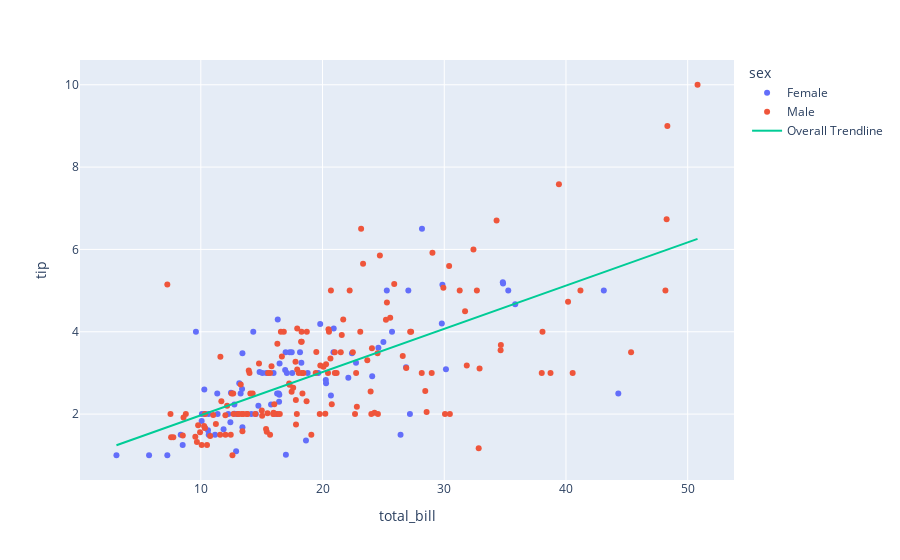

Notebook code for this chart:
### Code cell
df = px.data.tips()
fig = px.scatter(df, x="total_bill", y="tip", color="sex", trendline="ols",trendline_scope="overall")

fig.show()

### Figure 1 — Plotly figure (JSON) as saved in the notebook; plotly's stock layout.template omitted (floating-point values rounded to 4 significant figures; data arrays with more than 128 entries replaced by an {"elided": "..."} marker saying what was removed)
{"data": [{"hovertemplate": "sex=Female<br>total_bill=%{x}<br>tip=%{y}<extra></extra>", "legendgroup": "Female", "marker": {"color": "#636efa", "symbol": "circle"}, "mode": "markers", "name": "Female", "orientation": "v", "showlegend": true, "type": "scatter", "x": [16.99, 24.59, 35.26, 14.83, 10.33, 16.97, 20.29, 15.77, 19.65, 15.06, 20.69, 16.93, 10.29, 34.81, 26.41, 16.45, 3.07, 17.07, 26.86, 25.28, 14.73, 10.07, 34.83, 5.75, 16.32, 22.75, 11.35, 15.38, 44.3, 22.42, 20.92, 14.31, 7.25, 25.71, 17.31, 10.65, 12.43, 24.08, 13.42, 12.48, 29.8, 14.52, 11.38, 20.27, 11.17, 12.26, 18.26, 8.51, 10.33, 14.15, 13.16, 17.47, 27.05, 16.43, 8.35, 18.64, 11.87, 29.85, 25, 13.39, 16.21, 17.51, 10.59, 10.63, 9.6, 20.9, 18.15, 19.81, 43.11, 13, 12.74, 13, 16.4, 16.47, 12.76, 13.27, 28.17, 12.9, 30.14, 13.42, 15.98, 16.27, 10.09, 22.12, 35.83, 27.18, 18.78], "xaxis": "x", "y": [1.01, 3.61, 5, 3.02, 1.67, 3.5, 2.75, 2.23, 3, 3, 2.45, 3.07, 2.6, 5.2, 1.5, 2.47, 1, 3, 3.14, 5, 2.2, 1.83, 5.17, 1, 4.3, 3.25, 2.5, 3, 2.5, 3.48, 4.08, 4, 1, 4, 3.5, 1.5, 1.8, 2.92, 1.68, 2.52, 4.2, 2, 2, 2.83, 1.5, 2, 3.25, 1.25, 2, 2, 2.75, 3.5, 5, 2.3, 1.5, 1.36, 1.63, 5.14, 3.75, 2.61, 2, 3, 1.61, 2, 4, 3.5, 3.5, 4.19, 5, 2, 2.01, 2, 2.5, 3.23, 2.23, 2.5, 6.5, 1.1, 3.09, 3.48, 3, 2.5, 2, 2.88, 4.67, 2, 3], "yaxis": "y"}, {"hovertemplate": "sex=Male<br>total_bill=%{x}<br>tip=%{y}<extra></extra>", "legendgroup": "Male", "marker": {"color": "#EF553B", "symbol": "circle"}, "mode": "markers", "name": "Male", "orientation": "v", "showlegend": true, "type": "scatter", "x": {"elided": "157 float values"}, "xaxis": "x", "y": {"elided": "157 float values"}, "yaxis": "y"}, {"hovertemplate": "<b>OLS trendline</b><br>tip = 0.105025 * total_bill + 0.92027<br>R<sup>2</sup>=0.456617<br><br>total_bill=%{x}<br>tip=%{y} <b>(trend)</b><extra></extra>", "legendgroup": "Overall Trendline", "line": {"color": "#00cc96"}, "mode": "lines", "name": "Overall Trendline", "showlegend": true, "type": "scatter", "x": {"elided": "244 float values"}, "xaxis": "x", "y": {"elided": "244 float values"}, "yaxis": "y"}], "layout": {"legend": {"title": {"text": "sex"}, "tracegroupgap": 0}, "margin": {"t": 60}, "xaxis": {"anchor": "y", "domain": [0, 1], "title": {"text": "total_bill"}}, "yaxis": {"anchor": "x", "domain": [0, 1], "title": {"text": "tip"}}}}
